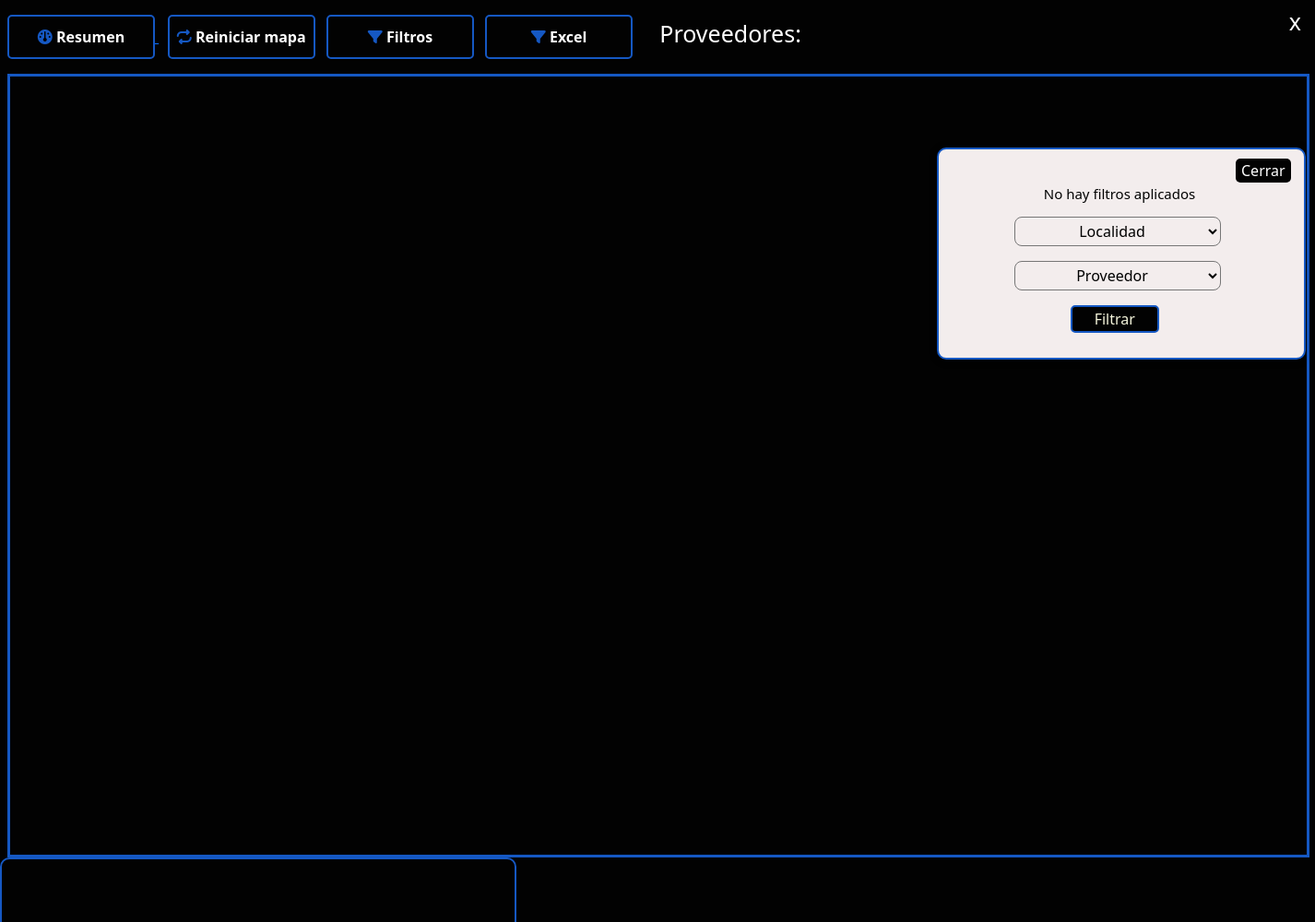
Before: /mapa/ with the older database file.
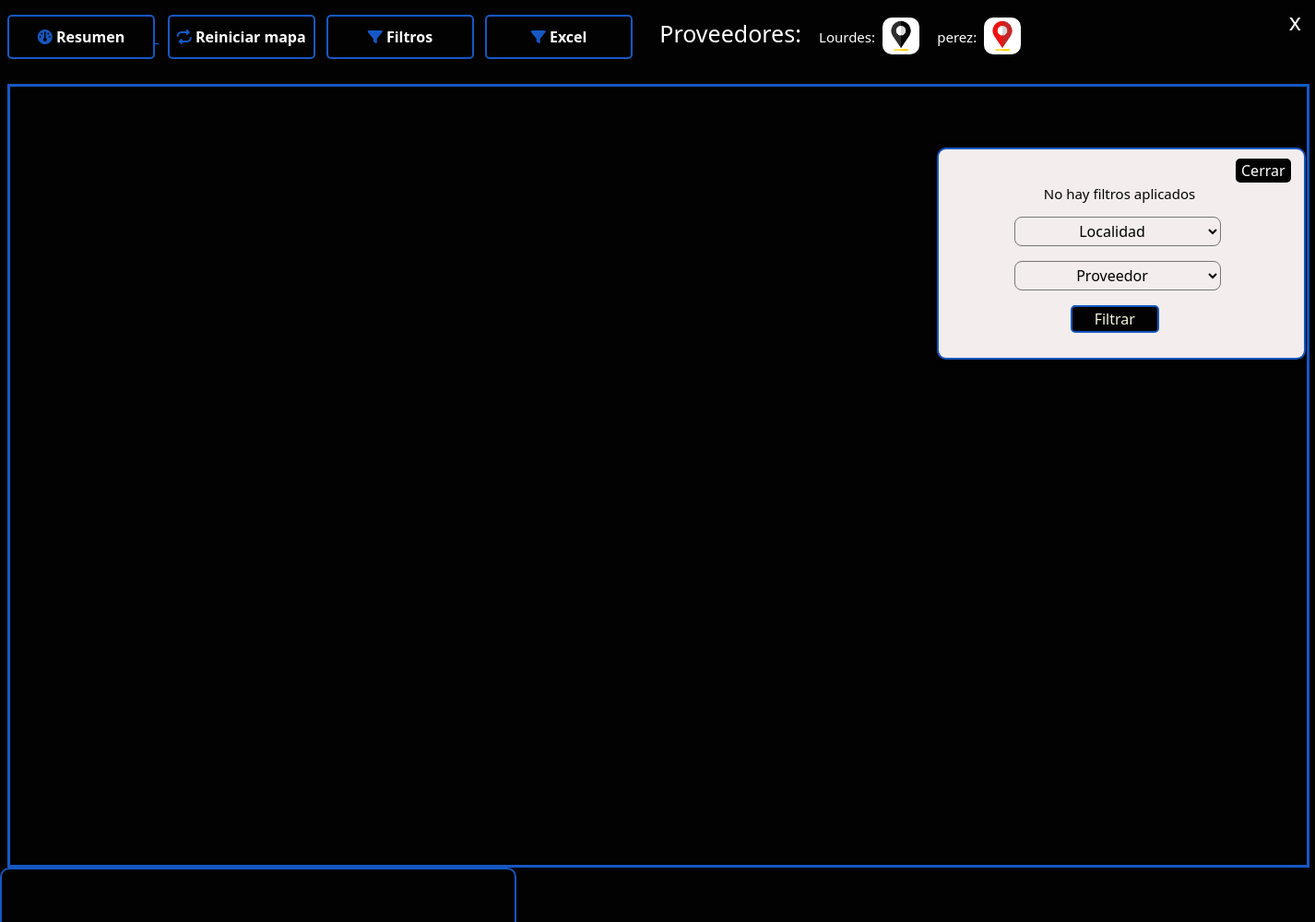
After: the same page with the newer database file.
### proveedor/models.py (models this page shows, shortened)
class Proveedor(models.Model):
    user = models.OneToOneField(User, on_delete=models.CASCADE)
    nombre = models.CharField(max_length=250, blank=False, null=False )
    descripcion = models.CharField(max_length=250, blank=True, null=True)
    created = models.DateField(auto_now_add=True)
    icono = models.FileField(upload_to='iconos/', null=True, blank=True)

### Cartel/views.py (the view, shortened to what this page needs)
# urls.py: path('mapa/', CartelTemplateView.as_view(template_name="mapa.html"), name = 'mapa'),
class CartelTemplateView(TemplateView):
    template_name = "mapa.html"
    def get_context_data(self, **kwargs):
        template_name = "mapa.html"
        context = super().get_context_data(**kwargs)
        context['ubicaciones'] = Cartel.objects.all()
        context['localidad'] = Localidad.objects.all()
        context['proveedor'] = Proveedor.objects.all()
        return context

### Localidad/models.py (called while the page is built)
    def __str__(self):
        return self.nombre

### templates/mapa.html (shortened to what this page needs)
{% extends 'base.html' %}
{% block container %}
<body style="overflow-x: hidden; overflow-y: hidden;">
  <section style="overflow-x: hidden; overflow-y: hidden;">
    <div class="content-btn" style="overflow-x: hidden; overflow-y: hidden;">
      <a href='{% url "dashboard" %}'>
        <button class="btn-dashboard" ><i class="fa-sharp fa-solid fa-gauge" style="color: #1558c3;"></i> Resumen</button>
      </a>
      <button type="submit" class="ClearButton" id="buttonFilter"><i class="fa-solid fa-repeat" style="color: #1558c3;"></i> Reiniciar mapa  </button>
      <button class="btn-filtros" onclick="maximizar_filtros()"><i class="fa-solid fa-filter" style="color: #1558c3;"></i> Filtros </button>
      <button class="btn-filtros" onclick="descargar_datos()"><i class="fa-solid fa-filter" style="color: #1558c3;"></i> Excel</button>
      <h1>Proveedores:</h1>
      {% for prov in proveedor  %}
      <p>{{ prov.nombre }}: <img  src="/media/{{ prov.icono }}" alt="Imagen"></p>
      {% endfor %}
      <div  id="map" class="map">
        <div id="ol-popup-filter" class="ol-popup-filter">
          <div id="filter-content" class="ol-popup-content-filter">
            <button type="submit" onclick="minimizar_filtros()"  class="minimizar" >Cerrar</button>
            <h2 id="dato-no-encontrado" class="dato-no-encontrado">No hay filtros aplicados </h2>
            <form method="post">
              <select class="select-filter" name="selectLocalidad" id="selectLocalidad">
                <option value='0' selected>Localidad</option>
              </select>
              <select class="select-filter" name="selectProveedor" id="selectProveedor">
                <option value='0' selected>Proveedor</option>
              </select>
              <button type="submit" class="miButton" >Filtrar</button>
            </form>
          </div>
        </div>
      </div>
      <div id="popup"  class="ol-popup">
        <a href="#" id="popup-closer" class="ol-popup-closer"></a>
        <div id="popup-content" class="ol-popup-content"></div>
        </div>
      </div>
  </section>
</body>
{% endblock container %}

Changed rows visible on the page:
added Proveedor: nombre "Lourdes", icono (picture)
added Proveedor: nombre "perez", icono (picture)
